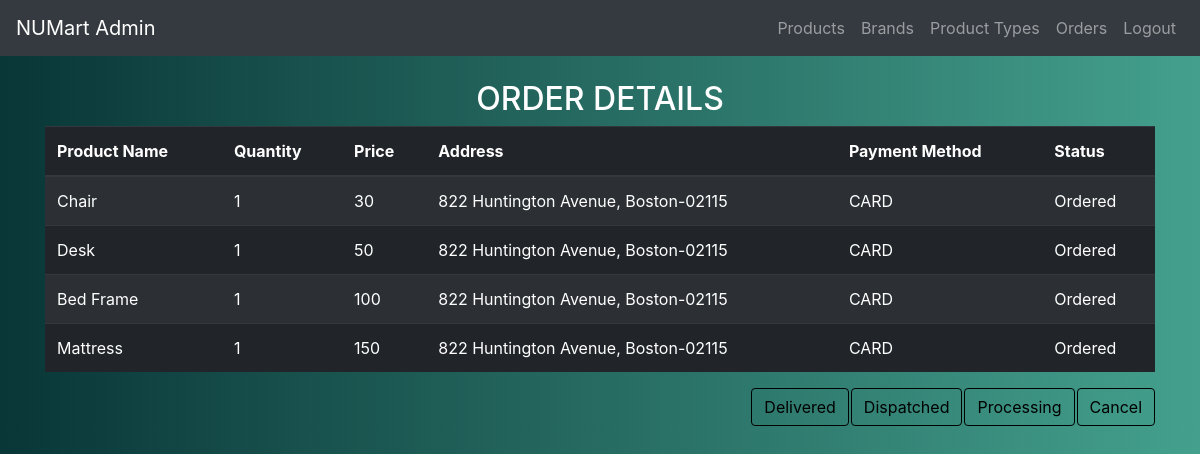
/project/admin_orderDetails.php?oid=29 (signed in), run on an earlier commit of the app's database.
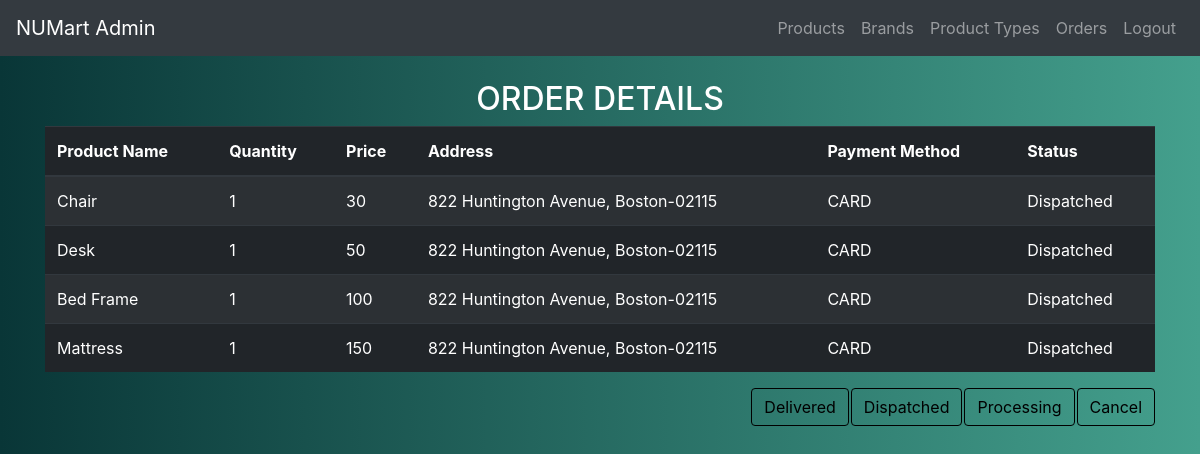
And on a later commit of the database.
### tables this page shows
CREATE TABLE IF NOT EXISTS `orderdetails` (
  `orderDetails_id` int(11) NOT NULL AUTO_INCREMENT,
  `order_id` int(11) NOT NULL,
  `product_id` int(11) NOT NULL,
  `quantity` int(11) NOT NULL,
  `price` double NOT NULL,
  `status` varchar(500) NOT NULL,
  PRIMARY KEY (`orderDetails_id`),
  KEY `orderDetails_order_fk` (`order_id`),
  KEY `orderDetails_product_fk` (`product_id`)
);

CREATE TABLE IF NOT EXISTS `product` (
  `product_id` int(11) NOT NULL AUTO_INCREMENT,
  `product_name` varchar(500) NOT NULL,
  `brand_id` int(11) NOT NULL,
  `producttype_id` int(11) NOT NULL,
  `product_image` varchar(500) NOT NULL,
  `price` int(11) NOT NULL,
  `addition_date` varchar(500) NOT NULL,
  `availability` varchar(1) NOT NULL,
  `addedby` varchar(500) NOT NULL,
  PRIMARY KEY (`product_id`),
  KEY `product_brand_fk` (`brand_id`),
  KEY `product_type_fk` (`producttype_id`)
);

CREATE TABLE IF NOT EXISTS `order` (
  `order_Id` int(11) NOT NULL AUTO_INCREMENT,
  `cart_Id` int(11) NOT NULL,
  `user_Id` varchar(500) NOT NULL,
  `creation_date` varchar(500) NOT NULL,
  `payment_type` varchar(500) NOT NULL,
  `address_type` varchar(500) NOT NULL,
  `total_amt` double NOT NULL,
  `status` varchar(500) NOT NULL,
  PRIMARY KEY (`order_Id`),
  KEY `order_cart_fk` (`cart_Id`),
  KEY `order_user_fk` (`user_Id`)
);

### project/admin_orderDetails.php (the view, shortened to what this page needs)
<!DOCTYPE html>
<html>
<head>
	<?php include 'head.php';?>
</head>
<body>
	<?php include("adminnav.php"); ?>
	<?php
	include("connect.php");
	$addr_type = "";
	$addr = "";
	$user_id = "";
	$status = "";
	$oid = $_REQUEST["oid"];
	$p1 = "SET @p0='".$oid."'";
    mysqli_query($cn,$p1);
	$res = mysqli_query($cn,"CALL getDetailedOrder (@p0)");
	mysqli_next_result($cn);
	if($row2 = mysqli_fetch_array($res))
	{
		$addr_type = $row2[5];
	}
	$res = mysqli_query($cn,"CALL getDetailedOrder (@p0)");
	mysqli_next_result($cn);
	$p1 = "SET @p0='".$oid."'";
	mysqli_query($cn,$p1);
	$qr2 = "select o1.user_Id from `order` o1 where o1.order_Id = '".$oid."'";
	$res2 = mysqli_query($cn,$qr2);
	if($row = mysqli_fetch_array($res2))
	{
		$user_id = $row[0];
	}
	$p1 = "SET @p0='".$user_id."'";
	$p2 = "SET @p1='".$addr_type."'";
	mysqli_query($cn,$p1);
	mysqli_query($cn,$p2);
	$res3 = mysqli_query($cn, "CALL getUserSpecificAddress (@p0, @p1)");
	if($row3 = mysqli_fetch_array($res3))
	{
		$addr = $row3[0];
	}
	?>
	<br>
	<center><h2 style="color : white;">ORDER DETAILS</h2></center>
	<div class="container table-responsive">
		<table class="table table-striped table-dark">
			<thead>
				<tr>
					<th>Product Name</th>
					<th>Quantity</th>
					<th>Price</th>
					<th>Address</th>
					<th>Payment Method</th>
					<th>Status</th>
				</tr>
			</thead>
			<tbody>
				<?php
				while($row = mysqli_fetch_array($res))
				{
					?>
						<tr>
							<td><?php echo $row[1] ?></td>
							<td><?php echo $row[2] ?></td>
							<td><?php echo $row[3] ?></td>
							<td><?php echo $addr ?></td>
							<td><?php echo $row[6] ?></td>
							<td><?php echo $row[7] ?></td>
						</tr>
						<?php
					$status = $row[7];
				}
				?>
			</tbody>
		</table>
		<?php
		if ($status == 'Cancelled' || $status =='' || $status == 'Delivered') { ?>
			<a href="admin_orderUpdate.php?oid=<?php echo $oid ?>" class = "btn" style = "float: right; pointer-events: none;">Cancel</a>
			<a href="admin_orderUpdate.php?oid=<?php echo $oid ?>" class = "btn" style = "float: right; pointer-events: none;margin-right: 2px;">Processing</a>
			<a href="admin_orderUpdate.php?oid=<?php echo $oid ?>" class = "btn" style = "float: right; pointer-events: none;margin-right: 2px;">Dispatched</a>
			<a href="admin_orderUpdate.php?oid=<?php echo $oid ?>" class = "btn" style = "float: right; pointer-events: none;margin-right: 2px;">Delivered</a>
		<?php } else { ?>
			<a href="admin_orderUpdate.php?oid=<?php echo $oid ?>&st=Cancelled" class = "btn" style = "float: right;">Cancel</a>
			<a href="admin_orderUpdate.php?oid=<?php echo $oid ?>&st=Processing" class = "btn" style = "float: right;margin-right: 2px;">Processing</a>
			<a href="admin_orderUpdate.php?oid=<?php echo $oid ?>&st=Dispatched" class = "btn" style = "float: right;margin-right: 2px;">Dispatched</a>
			<a href="admin_orderUpdate.php?oid=<?php echo $oid ?>&st=Delivered" class = "btn" style = "float: right;margin-right: 2px;">Delivered</a>
		<?php }
		?>
	</div>
</body>
</html>

What changed in the data, as far as the page shows it:
changed orderdetails "Chair": status "Ordered" → "Dispatched"
changed orderdetails "Desk": status "Ordered" → "Dispatched"
changed orderdetails "Bed Frame": status "Ordered" → "Dispatched"
changed orderdetails "Mattress": status "Ordered" → "Dispatched"
